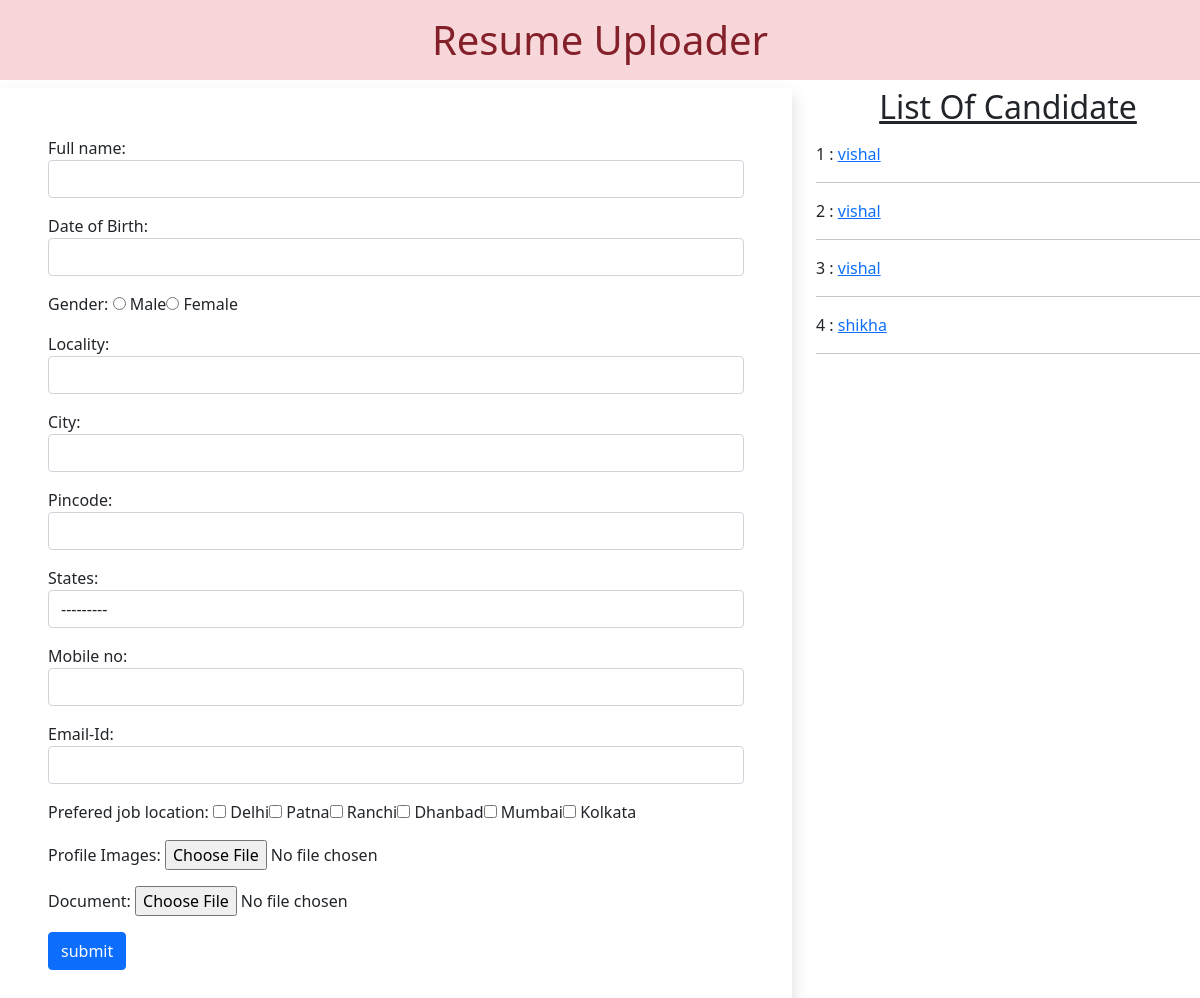
The page / on the database its author committed.
### myapp/models.py (models this page shows)
class Resume(models.Model):
    name = models.CharField(max_length=100)
    dob = models.DateField(auto_now=False , auto_created=False)
    gender = models.CharField(max_length=10)
    locality = models.CharField(max_length=100)
    city = models.CharField(max_length=100)
    pin = models.PositiveBigIntegerField()
    states = models.CharField(choices= STATE_CHOICES, max_length=100)
    mobile = models.PositiveBigIntegerField()
    email = models.EmailField()
    job_city = models.CharField(max_length=50)
    profile_image = models.ImageField(upload_to='profileimg' , blank=True)
    my_file = models.FileField(upload_to='doc',blank=True)

### myapp/views.py (the view, shortened to what this page needs)
# urls.py: path('', views.HomeView.as_view() , name='home'),
class HomeView(View):
    def get(self , request):
        form = ResumeForms()
        candidates = Resume.objects.all()
        return render(request , 'myapp/home.html' , {'candidates':candidates , 'form':form})

### myapp/templates/myapp/home.html (shortened to what this page needs)
<!DOCTYPE html>
{% load static %}
<html lang="en">
<head>
    <link href="https://cdn.jsdelivr.net/npm/bootstrap@5.0.2/dist/css/bootstrap.min.css" rel="stylesheet">
    <link rel="stylesheet" href="{% static 'myapp/css/style.css'%}">
    <link href=’https://ajax.googleapis.com/ajax/libs/jqueryui/1.12.1/themes/ui-lightness/jquery-ui.css’ rel=’stylesheet’>
</head>
<body>
   <div class="contain mb-5">
    <h1 class="alert-danger text-center p-3">Resume Uploader</h1>
    <div class="row">
        <div class="col-sm-8">
            <form action="" method="post" enctype="multipart/form-data" class="shadow p-5">
                {% for fm in form %}
                <div class="form-group mb-3">
                    {{fm.label_tag}} {{fm}} <small class="text-danger">{{fm.errors|striptags}}</small>
                </div>
                {% endfor %}
                <input type="submit" value="submit" class="btn btn-primary">
            </form>
        </div>
        <div class="col-sm-4">
            <h2 class="text-center mb-3"><u>List Of Candidate</u></h2>
            {% for candidate in candidates %}
              {{candidate.id}} : <a href="{% url 'candidate' candidate.id %}">{{candidate.name}}</a>
                           <hr>
            {% endfor %}
        </div>
    </div>
   </div>
   <link rel="stylesheet" href="//code.jquery.com/ui/1.13.2/themes/base/jquery-ui.css">
   <link rel="stylesheet" href="/resources/demos/style.css">
</body>
</html>

### myapp/static/myapp/css/style.css (style rules this page uses)
#id_gender , #id_gender , #id_job_city { list-style-type: none; display: inline-flex; }

### rows shown on the page
Resume: id "1", name "vishal"
Resume: id "2", name "vishal"
Resume: id "3", name "vishal"
Resume: id "4", name "shikha"

### other values the page prints
{{ fm.label_tag }} "Full name:" "Date of Birth:" "Gender:" "Locality:" "City:" "Pincode:" "States:" "Mobile no:" "Email-Id:" "Prefered job location:" "Profile Images:" "Document:"
